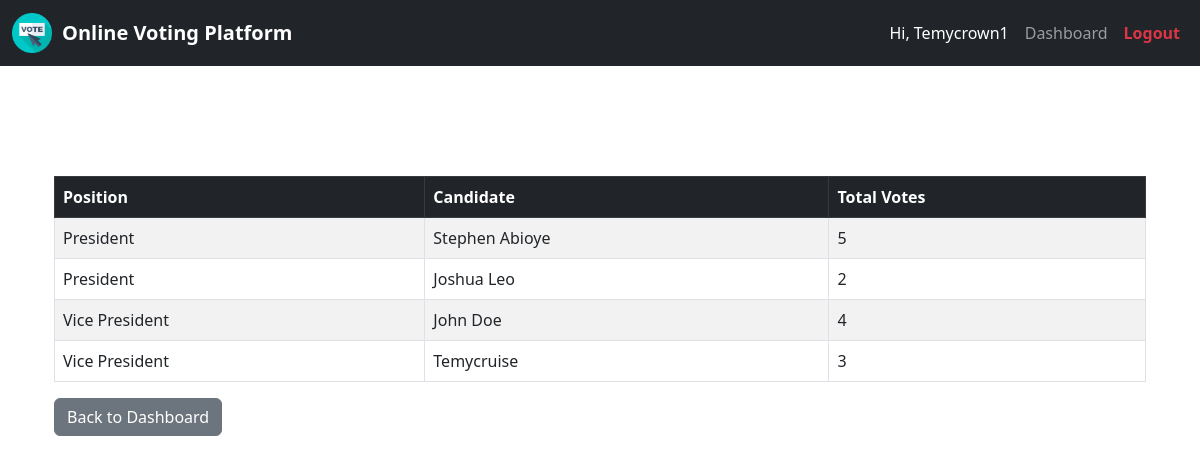
The page /results/ (signed in) on the database its author committed.
### voting/models.py (models this page shows, shortened)
class Position(models.Model):
    name = models.CharField(max_length=100)

### voting/views.py (the view)
# urls.py: path('results/', views.results_view, name='results')
@login_required()
def results_view(request):
    positions = Position.objects.all()
    combined_results = []
    for position in positions:
        candidates = Candidate.objects.filter(position=position)
        for candidate in candidates:
            combined_results.append({
                'position': position.name,
                'name': candidate.user.get_full_name() or candidate.user.username,
                'votes': Vote.objects.filter(candidate=candidate).count()
            })
    return render(request, 'voting/results.html', {'results': combined_results})

### voting/templates/voting/results.html (shortened to what this page needs)
{% extends 'voting/base.html' %}
{% block content %}
<div class="container mt-5 text-white">
  <h2 class="mb-4">Voting Results</h2>
  {% if results %}
    <table class="table table-bordered table-striped">
      <thead class="table-dark">
        <tr>
          <th>Position</th>
          <th>Candidate</th>
          <th>Total Votes</th>
        </tr>
      </thead>
      <tbody>
        {% for item in results %}
          <tr>
            <td>{{ item.position }}</td>
            <td>{{ item.name }}</td>
            <td>{{ item.votes }}</td>
          </tr>
        {% endfor %}
      </tbody>
    </table>
  {% else %}
    <p class="text-muted">No voting data available yet.</p>
  {% endif %}
  <a href="{% url 'dashboard' %}" class="btn btn-secondary">Back to Dashboard</a>
</div>
{% endblock %}

### voting/templates/voting/base.html (shortened to what this page needs)
<!DOCTYPE html>
<html>
{% load static %}
<head>
    <link href="https://cdn.jsdelivr.net/npm/bootstrap@5.3.0/dist/css/bootstrap.min.css" rel="stylesheet">
</head>
<body class="{% block body_class %}default-bg{% endblock %}">
<nav class="navbar navbar-expand-lg navbar-dark bg-dark">
  <div class="container-fluid">
    <a class="navbar-brand d-flex align-items-center" href="{% url 'home' %}">
      <img src="{% static 'voting/images/logo.png' %}" alt="Logo" style="height: 40px; margin-right: 10px;">
        <strong>Online Voting Platform</strong>
    </a>
    <div class="collapse navbar-collapse justify-content-end" id="navbarNav">
      <ul class="navbar-nav">
        {% if request.user.is_authenticated %}
          <li class="nav-item">
            <a class="nav-link disabled text-white">Hi, {{ request.user.get_full_name|default:request.user.username }}</a>
          </li>
          <li class="nav-item">
            <a class="nav-link" href="{% url 'dashboard' %}">Dashboard</a>
          </li>
          <li class="nav-item">
            <a class="nav-link text-danger fw-semibold" href="{% url 'logout' %}">Logout</a>
          </li>
        {% endif %}
      </ul>
    </div>
  </div>
</nav>
<div class="container">
  <div class="content-wrapper">
    {% block content %}{% endblock %}
  </div>
</div>
</body>
</html>

### rows shown on the page
Position: position "President" "President"
Position: position "Vice President" "Vice President"

### other values the page prints
{{ request.user.get_full_name|default:request.user.username }} "Temycrown1"
{{ item.name }} "Stephen Abioye" "Joshua Leo" "John Doe" "Temycruise"
{{ item.votes }} "5" "2" "4" "3"
